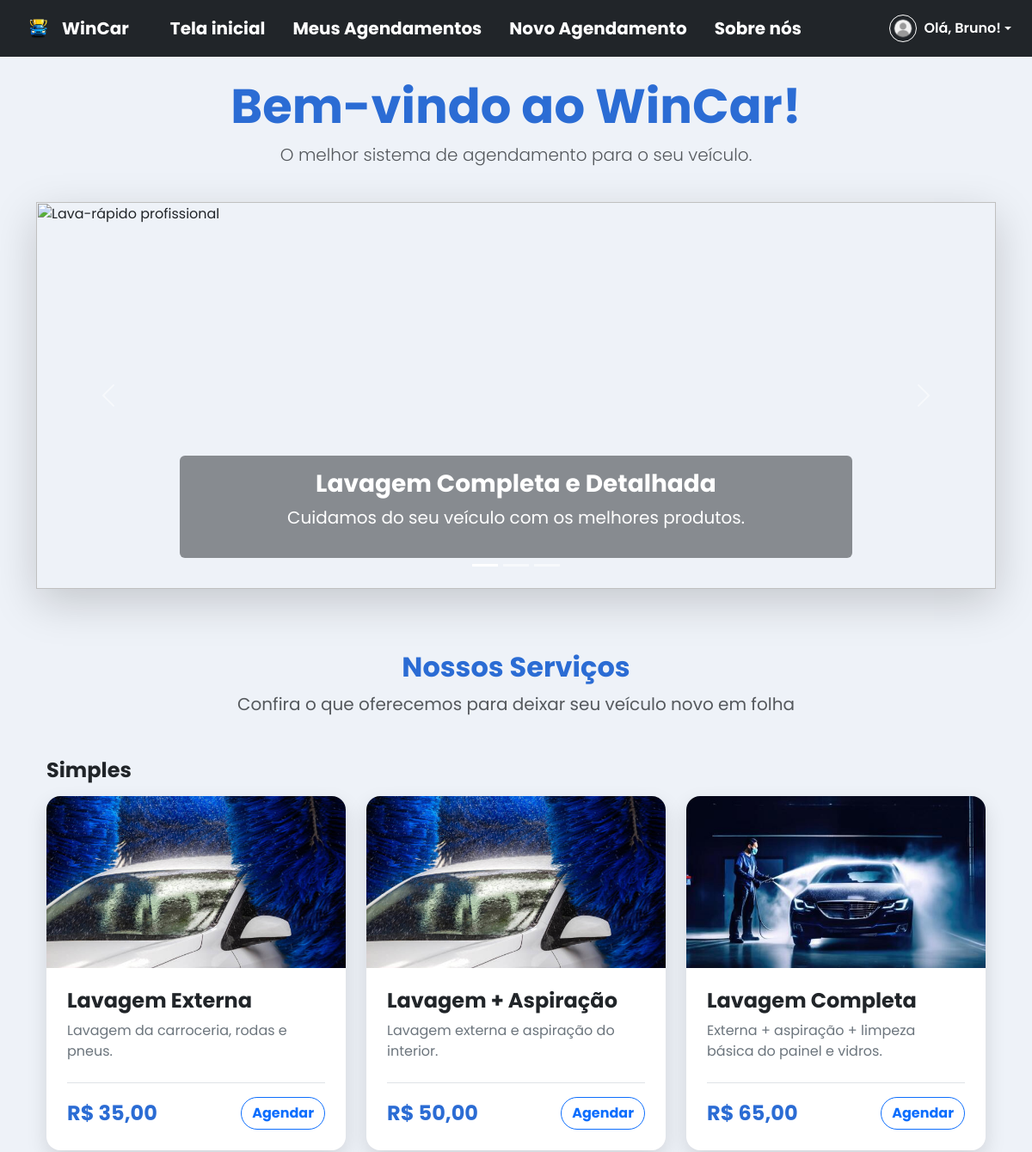
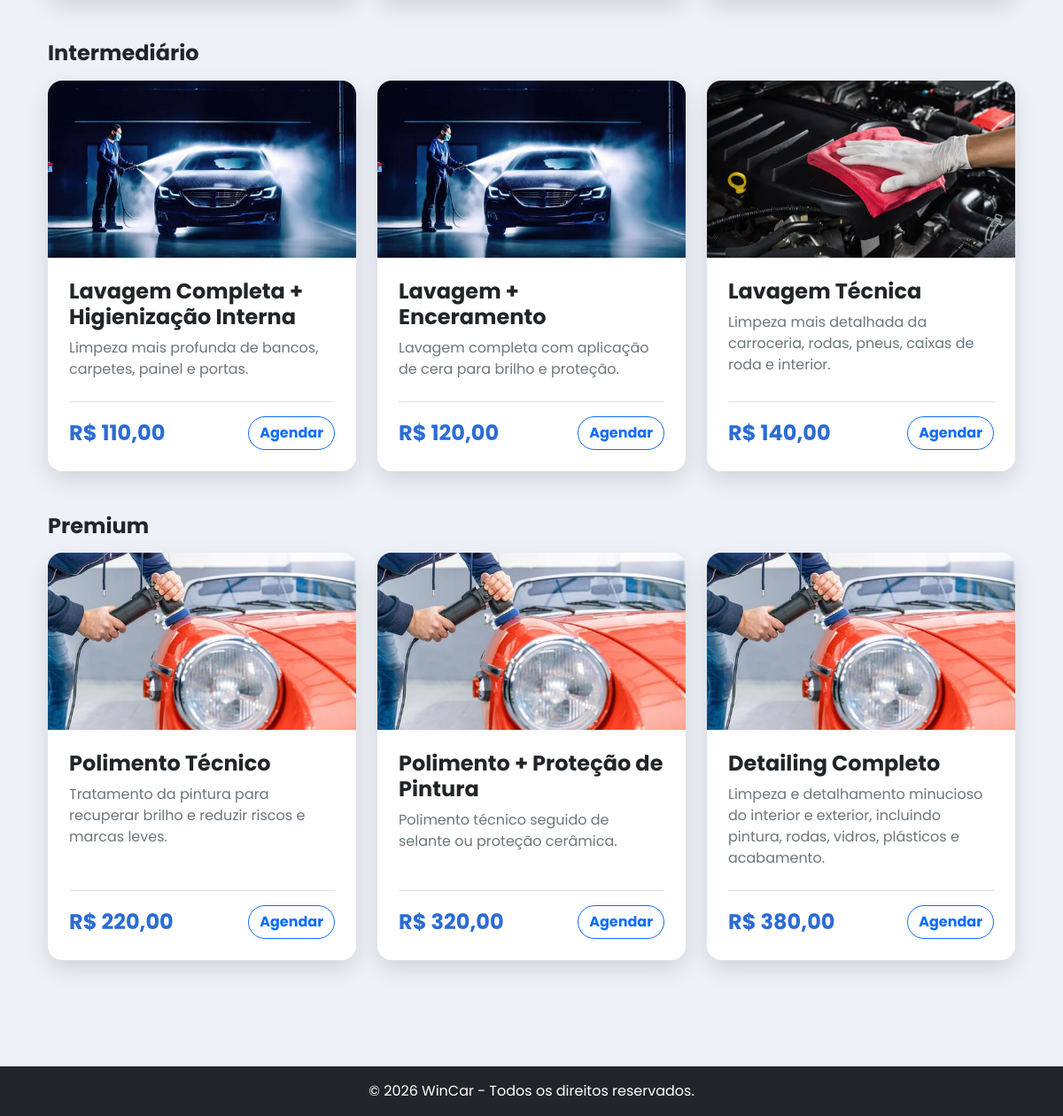
Page / (signed in) on the committed database (2 pictures, top to bottom).
### tables this page shows
CREATE TABLE IF NOT EXISTS `servico` (
  `id_servico` int NOT NULL AUTO_INCREMENT,
  `nome` varchar(100) NOT NULL,
  `descricao` text,
  `preco` varchar(30) NOT NULL,
  `duracao` int NOT NULL,
  `categoria` enum('Simples','Intermediário','Premium') NOT NULL DEFAULT 'Simples',
  `imagem` varchar(255) DEFAULT NULL,
  PRIMARY KEY (`id_servico`)
);

### index.php (the view, shortened to what this page needs)
<?php
require_once 'config/conexao.php';
try {
    $stmt = $conexao->query(
        "SELECT * FROM servico
         ORDER BY FIELD(categoria, 'Simples', 'Intermediário', 'Premium'), id_servico"
    );
    $servicos = $stmt->fetchAll(PDO::FETCH_ASSOC);
} catch (PDOException $e) {
    $servicos = [];
}
$servicosPorCategoria = [];
foreach ($servicos as $servico) {
    $servicosPorCategoria[$servico['categoria']][] = $servico;
}
include 'includes/header.php';
?>
<div class="text-center mb-4 container">
    <h1 class="display-4 fw-bold text-primary">Bem-vindo ao WinCar!</h1>
    <p class="lead text-muted">O melhor sistema de agendamento para o seu veículo.</p>
</div>
<div id="carrosselWinCar" class="carousel slide shadow-lg mb-4" data-bs-ride="carousel">
    <div class="carousel-indicators">
        <button type="button" data-bs-target="#carrosselWinCar" data-bs-slide-to="0" class="active"></button>
        <button type="button" data-bs-target="#carrosselWinCar" data-bs-slide-to="1"></button>
        <button type="button" data-bs-target="#carrosselWinCar" data-bs-slide-to="2"></button>
    </div>
    <div class="carousel-inner">
        <div class="carousel-item active">
            <img src="https://images.unsplash.com/photo-1520340356584-f9917d1eea6f?auto=format&fit=crop&w=1600&q=80" class="d-block w-100" alt="Lava-rápido profissional" style="height: 450px; object-fit: cover;">
            <div class="carousel-caption d-none d-md-block bg-dark bg-opacity-50 rounded p-3 mb-3">
                <h3 class="fw-bold">Lavagem Completa e Detalhada</h3>
                <p class="fs-5">Cuidamos do seu veículo com os melhores produtos.</p>
            </div>
        </div>
    </div>
    <button class="carousel-control-prev" type="button" data-bs-target="#carrosselWinCar" data-bs-slide="prev">
        <span class="carousel-control-prev-icon"></span>
    </button>
    <button class="carousel-control-next" type="button" data-bs-target="#carrosselWinCar" data-bs-slide="next">
        <span class="carousel-control-next-icon"></span>
    </button>
</div>
<section class="container my-5">
    <div class="text-center mb-5">
        <h2 class="fw-bold text-primary">Nossos Serviços</h2>
        <p class="text-muted fs-5">Confira o que oferecemos para deixar seu veículo novo em folha</p>
    </div>
    <?php if (!empty($servicosPorCategoria)): ?>
        <?php foreach ($servicosPorCategoria as $categoria => $itensCategoria): ?>
            <div class="d-flex align-items-center gap-2 mb-3">
                <h4 class="fw-bold mb-0"><?php echo htmlspecialchars($categoria); ?></h4>
            </div>
            <div class="row g-4 mb-5">
                <?php foreach ($itensCategoria as $servico): ?>
                    <div class="col-12 col-md-4">
                        <div class="card h-100 shadow-sm border-0 rounded-4 overflow-hidden card-servico">
                            <img
                                src="assets/img/<?php echo !empty($servico['imagem']) ? $servico['imagem'] : 'servico-padrao.jpg'; ?>"
                                class="card-img-top img-fluid"
                                alt="<?php echo htmlspecialchars($servico['nome']); ?>"
                                style="height: 200px; object-fit: cover;">
                            <div class="card-body d-flex flex-column p-4">
                                <h4 class="card-title fw-bold text-dark mb-2">
                                    <?php echo htmlspecialchars($servico['nome']); ?>
                                </h4>
                                <p class="card-text text-secondary mb-4 flex-grow-1">
                                    <?php echo htmlspecialchars($servico['descricao'] ?? 'Serviço automotivo completo com a qualidade WinCar.'); ?>
                                </p>
                                <div class="d-flex justify-content-between align-items-center mt-auto pt-3 border-top">
                                    <span class="fs-4 fw-bold text-primary">
                                        R$ <?php echo number_format($servico['preco'], 2, ',', '.'); ?>
                                    </span>
                                    <a href="agendar.php" class="btn btn-outline-primary rounded-pill fw-bold">
                                        Agendar
                                    </a>
                                </div>
                            </div>
                        </div>
                    </div>
                <?php endforeach; ?>
            </div>
        <?php endforeach; ?>
    <?php else: ?>
        <div class="col-12 text-center py-4">
            <p class="text-muted">Nenhum serviço cadastrado no momento.</p>
        </div>
    <?php endif; ?>
</section>
<?php include 'includes/footer.php'; ?>

### assets/css/estilo.css (style rules this page uses)
:root { --bs-primary: #2b6cd4; --bs-primary-rgb: 43, 108, 212; }
:root { --bs-light: #eef2f8; --bs-light-rgb: 238, 242, 248; }
.card { border: none; box-shadow: 0 10px 25px rgba(0, 0, 0, 0.12) !important; }
body { font-family: 'Poppins', sans-serif; }
.carousel-caption, .carousel-caption h3, .carousel-caption p { color: #ffffff !important; }

### rows in the picture
servico: imagem (picture), nome "Lavagem Externa", descricao "Lavagem da carroceria, rodas e pneus.", preco "35,00"
servico: imagem (picture), nome "Lavagem + Aspiração", descricao "Lavagem externa e aspiração do interior.", preco "50,00"
servico: imagem (picture), nome "Lavagem Completa", descricao "Externa + aspiração + limpeza básica do painel e vidros.", preco "65,00"
servico: imagem (picture), nome "Lavagem Completa + Higienização Interna", descricao "Limpeza mais profunda de bancos, carpetes, painel e portas.", preco "110,00"
servico: imagem (picture), nome "Lavagem + Enceramento", descricao "Lavagem completa com aplicação de cera para brilho e proteção.", preco "120,00"
servico: imagem (picture), nome "Lavagem Técnica", descricao "Limpeza mais detalhada da carroceria, rodas, pneus, caixas de roda e interior.", preco "140,00"
servico: imagem (picture), nome "Polimento Técnico", descricao "Tratamento da pintura para recuperar brilho e reduzir riscos e marcas leves.", preco "220,00"
servico: imagem (picture), nome "Polimento + Proteção de Pintura", descricao "Polimento técnico seguido de selante ou proteção cerâmica.", preco "320,00"
servico: imagem (picture), nome "Detailing Completo", descricao "Limpeza e detalhamento minucioso do interior e exterior, incluindo pintura, rodas, vidros, plásticos e acabamento.", preco "380,00"

### other values in the picture
$primeiroNome "Bruno"
$categoria "Simples"
$categoria "Intermediário"
$categoria "Premium"
